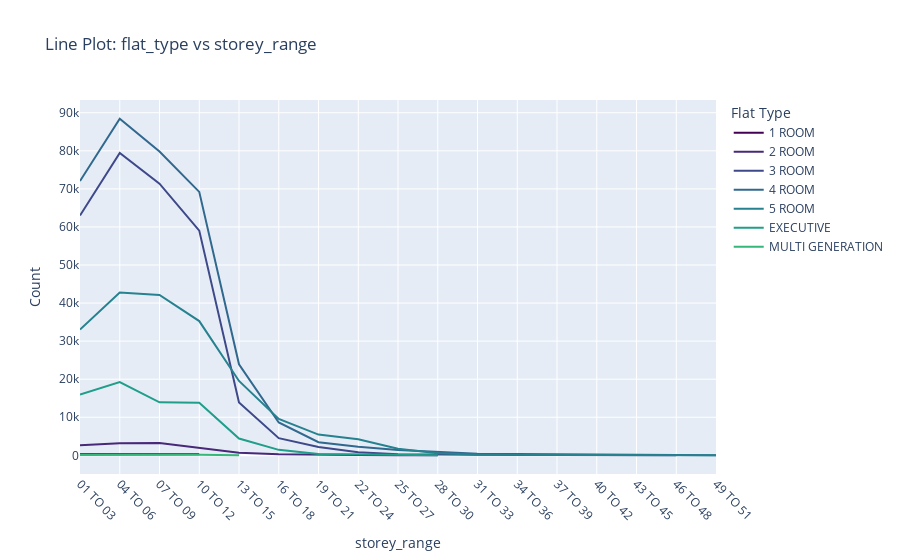

Write notebook code for a chart like this one.
### Code cell
import plotly.express as px

# Assuming df is your DataFrame and it has the necessary data
df_year = df.groupby(['storey_range', 'flat_type']).size().reset_index(name='count')

fig = px.line(df_year, x='storey_range', y='count', color='flat_type', title='Line Plot: flat_type vs storey_range',
              labels={'count': 'Count', 'storey_range': 'storey_range', 'flat_type': 'Flat Type'}, color_discrete_sequence=px.colors.sequential.Viridis)

fig.update_layout(xaxis=dict(tickmode='linear', tickangle=45))
fig.show()

### Figure 1 — Plotly figure (JSON) as saved in the notebook; plotly's stock layout.template omitted (floating-point values rounded to 4 significant figures)
{"data": [{"hovertemplate": "Flat Type=1 ROOM<br>storey_range=%{x}<br>Count=%{y}<extra></extra>", "legendgroup": "1 ROOM", "line": {"color": "#440154", "dash": "solid"}, "marker": {"symbol": "circle"}, "mode": "lines", "name": "1 ROOM", "orientation": "v", "showlegend": true, "type": "scatter", "x": ["01 TO 03", "04 TO 06", "07 TO 09", "10 TO 12"], "xaxis": "x", "y": [297, 320, 403, 285], "yaxis": "y"}, {"hovertemplate": "Flat Type=2 ROOM<br>storey_range=%{x}<br>Count=%{y}<extra></extra>", "legendgroup": "2 ROOM", "line": {"color": "#482878", "dash": "solid"}, "marker": {"symbol": "circle"}, "mode": "lines", "name": "2 ROOM", "orientation": "v", "showlegend": true, "type": "scatter", "x": ["01 TO 03", "04 TO 06", "07 TO 09", "10 TO 12", "13 TO 15", "16 TO 18", "19 TO 21", "22 TO 24", "25 TO 27", "28 TO 30"], "xaxis": "x", "y": [2618, 3145, 3209, 1832, 645, 261, 97, 50, 23, 10], "yaxis": "y"}, {"hovertemplate": "Flat Type=3 ROOM<br>storey_range=%{x}<br>Count=%{y}<extra></extra>", "legendgroup": "3 ROOM", "line": {"color": "#3e4989", "dash": "solid"}, "marker": {"symbol": "circle"}, "mode": "lines", "name": "3 ROOM", "orientation": "v", "showlegend": true, "type": "scatter", "x": ["01 TO 03", "04 TO 06", "07 TO 09", "10 TO 12", "13 TO 15", "16 TO 18", "19 TO 21", "22 TO 24", "25 TO 27", "28 TO 30", "31 TO 33", "34 TO 36", "37 TO 39", "40 TO 42", "43 TO 45", "46 TO 48"], "xaxis": "x", "y": [62996, 79461, 71364, 59037, 13895, 4514, 2175, 813, 291, 174, 100, 89, 83, 28, 5, 2], "yaxis": "y"}, {"hovertemplate": "Flat Type=4 ROOM<br>storey_range=%{x}<br>Count=%{y}<extra></extra>", "legendgroup": "4 ROOM", "line": {"color": "#31688e", "dash": "solid"}, "marker": {"symbol": "circle"}, "mode": "lines", "name": "4 ROOM", "orientation": "v", "showlegend": true, "type": "scatter", "x": ["01 TO 03", "04 TO 06", "07 TO 09", "10 TO 12", "13 TO 15", "16 TO 18", "19 TO 21", "22 TO 24", "25 TO 27", "28 TO 30", "31 TO 33", "34 TO 36", "37 TO 39", "40 TO 42", "43 TO 45", "46 TO 48", "49 TO 51"], "xaxis": "x", "y": [72072, 88442, 79798, 69210, 23921, 8615, 3454, 2232, 1401, 905, 398, 362, 305, 149, 48, 36, 13], "yaxis": "y"}, {"hovertemplate": "Flat Type=5 ROOM<br>storey_range=%{x}<br>Count=%{y}<extra></extra>", "legendgroup": "5 ROOM", "line": {"color": "#26828e", "dash": "solid"}, "marker": {"symbol": "circle"}, "mode": "lines", "name": "5 ROOM", "orientation": "v", "showlegend": true, "type": "scatter", "x": ["01 TO 03", "04 TO 06", "07 TO 09", "10 TO 12", "13 TO 15", "16 TO 18", "19 TO 21", "22 TO 24", "25 TO 27", "28 TO 30", "31 TO 33", "34 TO 36", "37 TO 39", "40 TO 42", "43 TO 45", "46 TO 48", "49 TO 51"], "xaxis": "x", "y": [33042, 42782, 42114, 35268, 19533, 9539, 5443, 4194, 1740, 572, 144, 137, 125, 72, 13, 15, 4], "yaxis": "y"}, {"hovertemplate": "Flat Type=EXECUTIVE<br>storey_range=%{x}<br>Count=%{y}<extra></extra>", "legendgroup": "EXECUTIVE", "line": {"color": "#1f9e89", "dash": "solid"}, "marker": {"symbol": "circle"}, "mode": "lines", "name": "EXECUTIVE", "orientation": "v", "showlegend": true, "type": "scatter", "x": ["01 TO 03", "04 TO 06", "07 TO 09", "10 TO 12", "13 TO 15", "16 TO 18", "19 TO 21", "22 TO 24", "25 TO 27", "28 TO 30"], "xaxis": "x", "y": [15968, 19218, 13923, 13788, 4422, 1436, 351, 193, 20, 5], "yaxis": "y"}, {"hovertemplate": "Flat Type=MULTI GENERATION<br>storey_range=%{x}<br>Count=%{y}<extra></extra>", "legendgroup": "MULTI GENERATION", "line": {"color": "#35b779", "dash": "solid"}, "marker": {"symbol": "circle"}, "mode": "lines", "name": "MULTI GENERATION", "orientation": "v", "showlegend": true, "type": "scatter", "x": ["01 TO 03", "04 TO 06", "07 TO 09", "10 TO 12", "13 TO 15"], "xaxis": "x", "y": [99, 145, 154, 134, 6], "yaxis": "y"}], "layout": {"legend": {"title": {"text": "Flat Type"}, "tracegroupgap": 0}, "title": {"text": "Line Plot: flat_type vs storey_range"}, "xaxis": {"anchor": "y", "domain": [0, 1], "tickangle": 45, "tickmode": "linear", "title": {"text": "storey_range"}}, "yaxis": {"anchor": "x", "domain": [0, 1], "title": {"text": "Count"}}}}
